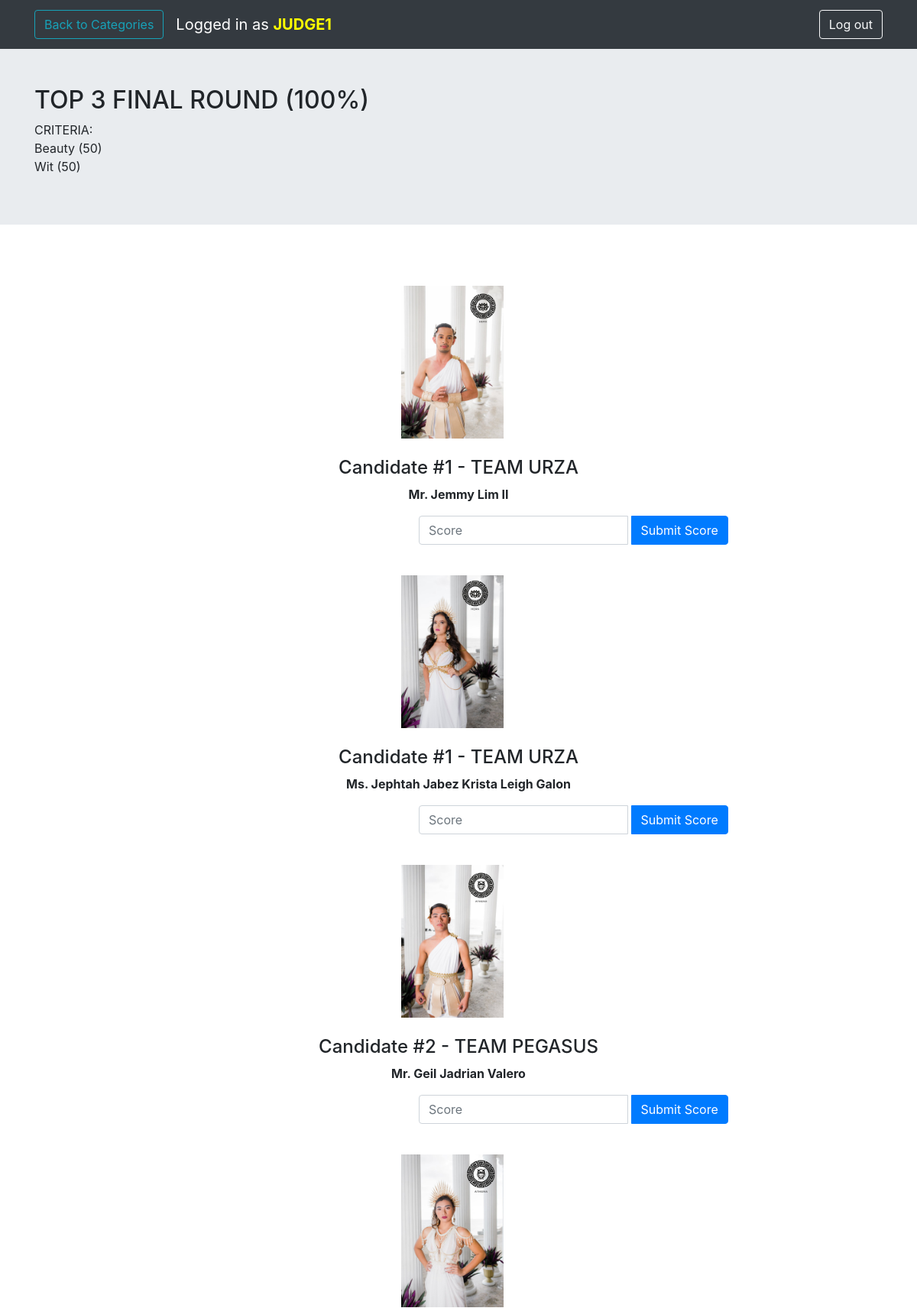
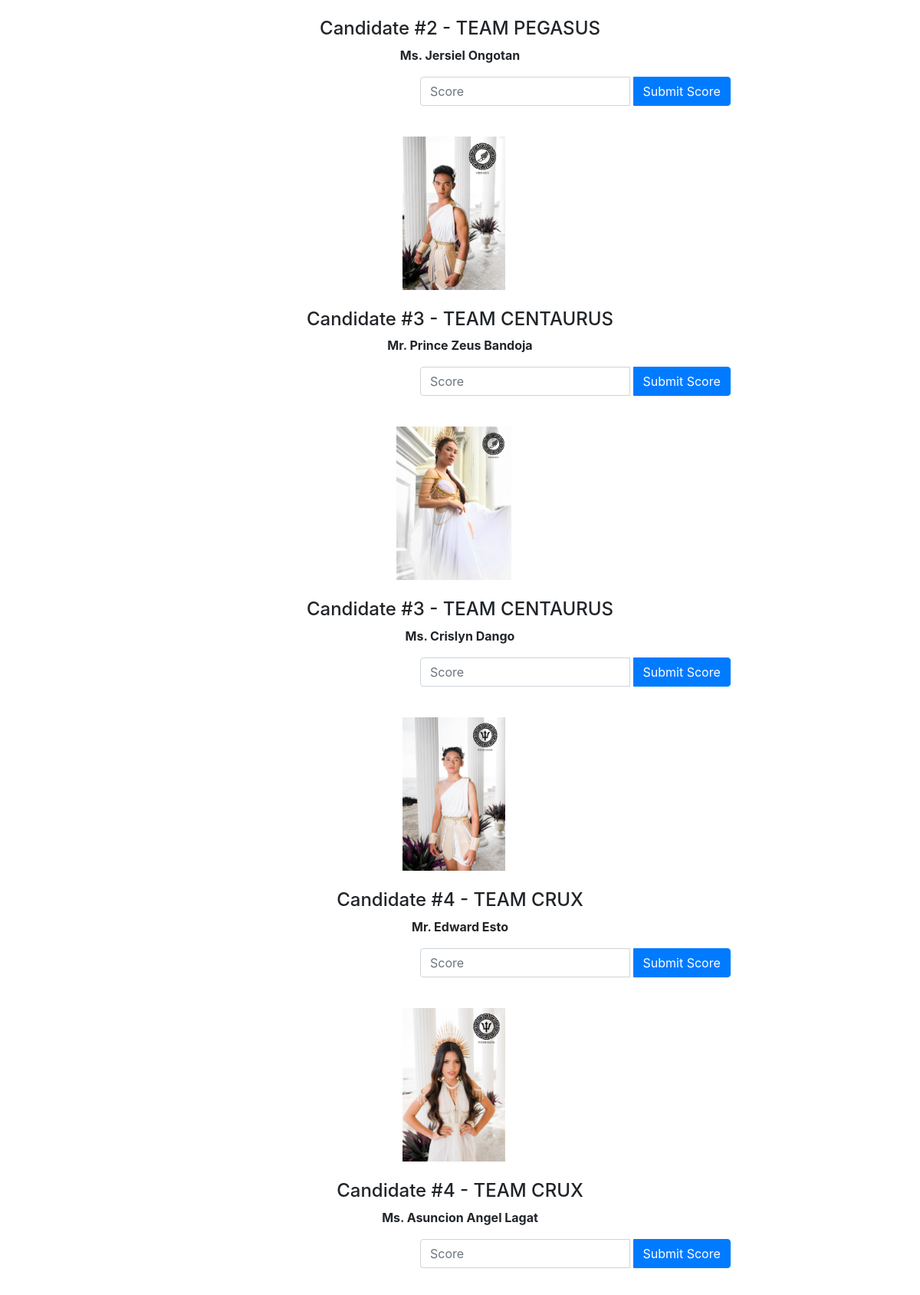
Page /final_round.php (signed in, upper part) on the committed database (2 pictures, top to bottom).
### tables this page shows
CREATE TABLE `score_card` (
  `id` int(100) NOT NULL,
  `name_contestant` varchar(100) NOT NULL,
  `id_contestant` int(100) NOT NULL,
  `name_judge` varchar(100) NOT NULL,
  `talent_portion` double(100,2) NOT NULL,
  `talent_portion_vote` double(100,2) NOT NULL,
  `sports_wear` double(100,2) NOT NULL,
  `sports_wear_vote` double(100,2) NOT NULL,
  `preliminary_interview` double(100,2) NOT NULL,
  `preliminary_interview_vote` double(100,2) NOT NULL,
  `long_gown_formal_wear` double(100,2) NOT NULL,
  `long_gown_formal_wear_vote` double(100,2) NOT NULL,
  `advocacy` double(100,2) NOT NULL,
  `advocacy_vote` double(100,2) NOT NULL,
  `grand_total` double NOT NULL,
  `final_round` double(100,2) NOT NULL,
  `final_round_vote` double(100,2) NOT NULL,
  `sports_wear_edit` int(11) NOT NULL
);

CREATE TABLE `contestant` (
  `id_contestant` int(100) NOT NULL,
  `gender` varchar(100) NOT NULL,
  `team` varchar(100) NOT NULL,
  `full_name` varchar(100) NOT NULL,
  `candidate_no` int(100) NOT NULL,
  `picture` varchar(100) NOT NULL
);

### final_round.php (the view, shortened to what this page needs)
<!doctype html>
<html lang="en">
  <head>
    <link href="css/bootstrap.min.css" rel="stylesheet">
    <link href="css/app.css" rel="stylesheet">
  </head>
  <body>
    <header>
      <nav class="navbar navbar-expand-lg navbar-dark bg-dark">
        <div class="container">
<?php
		$link = mysqli_connect("localhost","root","","tabulation");
						$sql = mysqli_query($link,"SELECT *FROM contestant ORDER BY id_contestant ASC");
						for($a = 0 ; $a < $num_rows = mysqli_fetch_array($sql) ; $a++ )
						{
							$full_name = $num_rows['full_name'];
						}
		$judge = $_SESSION['login_judge'];
		$sql5 = mysqli_query($link,"SELECT *FROM score_card WHERE name_contestant = '$full_name' AND name_judge = '$judge'");
			for($b = 0 ; $b < $num_rowst = mysqli_fetch_array($sql5) ; $b++ )
				{
					$name_judge = $num_rowst['name_judge'];
				if($name_judge == $judge)
				{
					$preliminary_interview_vote = $num_rowst['preliminary_interview_vote'];
						if($preliminary_interview_vote == 0)
							{
								echo "<a href='#'><span class='navbar-brand' href='#''><button class = 'btn btn-outline-info' type='button' data-toggle='modal' data-target='#exampleModal200001'>Back to Categories</button></span></a>";
							}
							else{
								echo "<a href='Categories.php'><span class='navbar-brand' href='#''><button class = 'btn btn-outline-info'>Back to Categories</button></span></a>";
							}
						}
					}
				?>
		<span class="navbar-brand" href="#">Logged in as <strong style="color:yellow">
			  <?php $judge = $_SESSION['login_judge'];  echo "<span style='text-transform: uppercase'>$judge</span>" ?></strong></span>
          <div class="collapse navbar-collapse justify-content-end" id="navbarSupportedContent">
            <form class="form-inline my-2 my-lg-0">
              <button class="btn btn-outline-light my-2 my-sm-0 flo"  type='button' data-toggle="modal" data-target="#exampleModal20000">Log out</button>
            </form>
          </div>
        </div>
      </nav>
    </header>
    <main role="main">
      <section class="jumbotron jumbotron-fluid text-left py-5">
        <div class="container">
          <h2 class="jumbotron-heading">TOP 3 FINAL ROUND (100%) </h2>
          <p>CRITERIA:<br>
            Beauty (50)<br>
            Wit (50)<br>
        </div>
      </section>
      <div class="album py-5">
        <div class="container">
        	<center>
          <div class="row">
			  <?php
						$link = mysqli_connect("localhost","root","","tabulation");
						$sql = mysqli_query($link,"SELECT *FROM contestant ORDER BY id_contestant ASC");
						$modal = 0;
						$judge = $_SESSION['login_judge'];
						for($a = 0 ; $a < $num_rows = mysqli_fetch_array($sql) ; $a++ )
								{
									$id_contestant = $num_rows['id_contestant'];
									$gender = $num_rows['gender'];
									$team = $num_rows['team'];
									$full_name = $num_rows['full_name'];
									$candidate_no = $num_rows['candidate_no'];
									$picture = $num_rows['picture'];
									$modal++;
									if($gender == "Male")
									{
										$status = "Mr.";
									}
									else
									{
										$status = "Ms.";
									}
										echo "
											<div class='media-body'>
											<img class='align-self-start mr-3' src='img/candidates/$picture' height='200px' alt='Generic placeholder image'></div>
											<div class='media col-md-12 my-4'>
												  <div class='media-body'>
													<h4 class='mt-0'>Candidate #$candidate_no - $team</h4>
													<p><b>$status $full_name </b></p>
											";
						$sql1 = mysqli_query($link,"SELECT *FROM score_card WHERE name_contestant = '$full_name' AND name_judge = '$judge'");
						for($b = 0 ; $b < $num_rows1 = mysqli_fetch_array($sql1) ; $b++ )
								{
									$name_judge = $num_rows1['name_judge'];
									if($name_judge == $judge)
									{
										$final_round_vote = $num_rows1['final_round_vote'];
										if($final_round_vote== 0)
										{
											echo "
											<div class = 'row'>
											<form method = 'post'>
											<div class='input-group mb-3' style='margin-left:128%'>
													  <input type='text' max = '100' class='form-control' placeholder='Score' aria-label='Recipient's username' aria-describedby='button-addon2' name = 'score' required maxlength='3' pattern='[0-9]{1,}'>
													  <input type = 'hidden' name ='judge' value='$judge'>
													  <input type = 'hidden' name ='name_contestant' value='$full_name'>
													  <div class='input-group-append'>
														&nbsp<button class='btn btn-primary'  type='button' data-toggle='modal' data-target='#exampleModal$modal' >Submit Score</button>
													  </div>
													</div>
												  </div>
												</div>
												</div>
	  <div class='modal fade' id='exampleModal$modal' tabindex='-1' role='dialog' aria-labelledby='exampleModalLabel' aria-hidden='true'>
      <div class='modal-dialog' role='document'>
        <div class='modal-content'>
          <div class='modal-header'>
            <h5 class='modal-title' id='exampleModalLabel'>Are you sure?</h5>
            <button class='close' type='button' data-dismiss='modal' aria-label='Close'>
            </button>
          </div>
          <div class='modal-body'>Select 'Submit' below if you are sure with your score.</div>
          <div class='modal-footer'>
            <button class='btn btn-secondary' type='button' data-dismiss='modal'>Cancel</button>
				 <button class = 'btn btn-danger' name = 'submit_score' id='button-addon2'
														value = '$id_contestant'>Submit</button>
          </div>
        </div>
      </div>
    </div>
	 </form>
													 ";
											break;
										}
									}
								}
								}
					?>
        </div>
    </center>
      </div>
    </main>
  </body>
</html>

### rows in the picture
score_card: name_judge "Back to Categories"
contestant: picture (picture), candidate_no "1", team "TEAM URZA", gender "Mr.", full_name "Jemmy Lim II"
contestant: picture (picture), candidate_no "1", team "TEAM URZA", gender "Ms.", full_name "Jephtah Jabez Krista Leigh Galon"
contestant: picture (picture), candidate_no "2", team "TEAM PEGASUS", gender "Mr.", full_name "Geil Jadrian Valero"
contestant: picture (picture), candidate_no "2", team "TEAM PEGASUS", gender "Ms.", full_name "Jersiel Ongotan"
contestant: picture (picture), candidate_no "3", team "TEAM CENTAURUS", gender "Mr.", full_name "Prince Zeus Bandoja"
contestant: picture (picture), candidate_no "3", team "TEAM CENTAURUS", gender "Ms.", full_name "Crislyn Dango"
contestant: picture (picture), candidate_no "4", team "TEAM CRUX", gender "Mr.", full_name "Edward Esto"
contestant: picture (picture), candidate_no "4", team "TEAM CRUX", gender "Ms.", full_name "Asuncion Angel Lagat"

### other values in the picture
$judge "JUDGE1"
